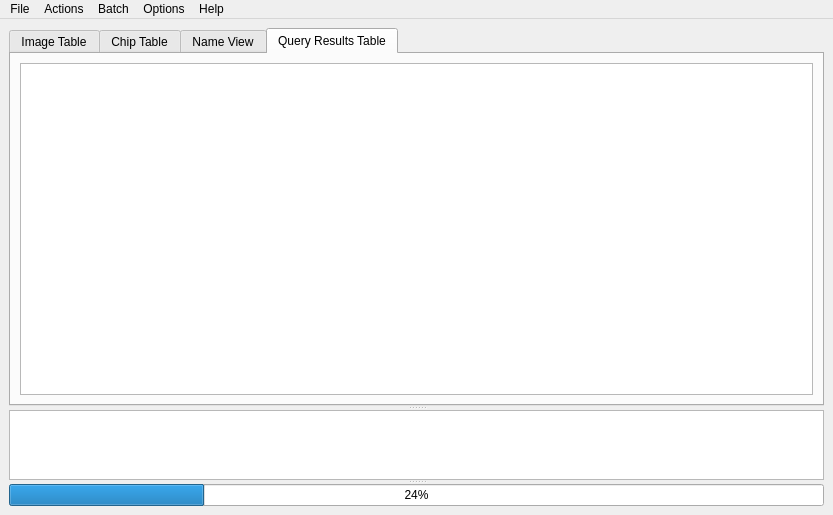
<?xml version="1.0" encoding="UTF-8"?>
<ui version="4.0">
 <class>mainSkel</class>
 <widget class="QMainWindow" name="mainSkel">
  <property name="geometry">
   <rect>
    <x>0</x>
    <y>0</y>
    <width>833</width>
    <height>515</height>
   </rect>
  </property>
  <property name="windowTitle">
   <string>HotSpotter</string>
  </property>
  <widget class="QWidget" name="centralwidget">
   <layout class="QVBoxLayout" name="verticalLayout">
    <item>
     <widget class="QSplitter" name="splitter">
      <property name="orientation">
       <enum>Qt::Vertical</enum>
      </property>
      <widget class="QTabWidget" name="tablesTabWidget">
       <property name="sizePolicy">
        <sizepolicy hsizetype="Expanding" vsizetype="Expanding">
         <horstretch>0</horstretch>
         <verstretch>10</verstretch>
        </sizepolicy>
       </property>
       <property name="minimumSize">
        <size>
         <width>0</width>
         <height>0</height>
        </size>
       </property>
       <property name="currentIndex">
        <number>3</number>
       </property>
       <widget class="QWidget" name="image_view">
        <property name="minimumSize">
         <size>
          <width>445</width>
          <height>0</height>
         </size>
        </property>
        <attribute name="title">
         <string>Image Table</string>
        </attribute>
        <layout class="QGridLayout" name="gridLayout_3">
         <item row="0" column="0">
          <layout class="QVBoxLayout" name="verticalLayout_2">
           <item>
            <widget class="QTableWidget" name="gxs_TBL">
             <property name="sortingEnabled">
              <bool>true</bool>
             </property>
            </widget>
           </item>
          </layout>
         </item>
        </layout>
       </widget>
       <widget class="QWidget" name="chip_view">
        <attribute name="title">
         <string>Chip Table</string>
        </attribute>
        <layout class="QGridLayout" name="gridLayout_4">
         <item row="0" column="0">
          <layout class="QVBoxLayout" name="verticalLayout_3">
           <item>
            <widget class="QTableWidget" name="cxs_TBL">
             <property name="sizePolicy">
              <sizepolicy hsizetype="Expanding" vsizetype="Expanding">
               <horstretch>0</horstretch>
               <verstretch>0</verstretch>
              </sizepolicy>
             </property>
             <property name="sortingEnabled">
              <bool>true</bool>
             </property>
            </widget>
           </item>
          </layout>
         </item>
        </layout>
       </widget>
       <widget class="QWidget" name="name_view">
        <attribute name="title">
         <string>Name View</string>
        </attribute>
        <layout class="QGridLayout" name="gridLayout">
         <item row="0" column="0">
          <widget class="QTableWidget" name="nxs_TBL"/>
         </item>
        </layout>
       </widget>
       <widget class="QWidget" name="result_view">
        <attribute name="title">
         <string>Query Results Table</string>
        </attribute>
        <layout class="QVBoxLayout" name="verticalLayout_5">
         <item>
          <layout class="QVBoxLayout" name="verticalLayout_4">
           <item>
            <widget class="QTableWidget" name="res_TBL">
             <property name="selectionMode">
              <enum>QAbstractItemView::ExtendedSelection</enum>
             </property>
             <property name="textElideMode">
              <enum>Qt::ElideLeft</enum>
             </property>
             <property name="sortingEnabled">
              <bool>true</bool>
             </property>
            </widget>
           </item>
          </layout>
         </item>
        </layout>
       </widget>
      </widget>
      <widget class="QTextEdit" name="outputEdit">
       <property name="sizePolicy">
        <sizepolicy hsizetype="Expanding" vsizetype="Expanding">
         <horstretch>0</horstretch>
         <verstretch>1</verstretch>
        </sizepolicy>
       </property>
       <property name="acceptRichText">
        <bool>false</bool>
       </property>
      </widget>
      <widget class="QProgressBar" name="progressBar">
       <property name="sizePolicy">
        <sizepolicy hsizetype="Expanding" vsizetype="Fixed">
         <horstretch>0</horstretch>
         <verstretch>1</verstretch>
        </sizepolicy>
       </property>
       <property name="value">
        <number>24</number>
       </property>
      </widget>
     </widget>
    </item>
   </layout>
  </widget>
  <widget class="QMenuBar" name="menubar">
   <property name="geometry">
    <rect>
     <x>0</x>
     <y>0</y>
     <width>833</width>
     <height>25</height>
    </rect>
   </property>
   <widget class="QMenu" name="menuFile">
    <property name="title">
     <string>File</string>
    </property>
    <addaction name="actionNew_Database"/>
    <addaction name="actionOpen_Database"/>
    <addaction name="separator"/>
    <addaction name="actionSave_Database"/>
    <addaction name="separator"/>
    <addaction name="actionImport_Img_file"/>
    <addaction name="actionImport_Img_dir"/>
    <addaction name="separator"/>
    <addaction name="actionQuit"/>
   </widget>
   <widget class="QMenu" name="menuOptions">
    <property name="title">
     <string>Options</string>
    </property>
    <addaction name="actionLayout_Figures"/>
    <addaction name="separator"/>
    <addaction name="actionPreferences"/>
   </widget>
   <widget class="QMenu" name="menuHelp">
    <property name="title">
     <string>Help</string>
    </property>
    <addaction name="actionAbout"/>
    <addaction name="actionView_Docs"/>
    <addaction name="separator"/>
    <addaction name="actionView_DBDir"/>
    <addaction name="actionView_Computed_Dir"/>
    <addaction name="actionView_Global_Dir"/>
    <addaction name="separator"/>
    <addaction name="actionWriteLogs"/>
    <addaction name="separator"/>
    <addaction name="actionDelete_Precomputed_Results"/>
    <addaction name="actionDelete_computed_directory"/>
    <addaction name="actionDelete_global_preferences"/>
    <addaction name="separator"/>
    <addaction name="actionDev_Mode_IPython"/>
    <addaction name="actionDeveloper_Reload"/>
   </widget>
   <widget class="QMenu" name="menuActions">
    <property name="title">
     <string>Actions</string>
    </property>
    <addaction name="actionAdd_Chip"/>
    <addaction name="actionNew_Chip_Property"/>
    <addaction name="separator"/>
    <addaction name="actionQuery"/>
    <addaction name="separator"/>
    <addaction name="actionReselect_ROI"/>
    <addaction name="actionReselect_Ori"/>
    <addaction name="separator"/>
    <addaction name="actionNext"/>
    <addaction name="separator"/>
    <addaction name="actionDelete_Chip"/>
   </widget>
   <widget class="QMenu" name="menuBatch">
    <property name="title">
     <string>Batch</string>
    </property>
    <addaction name="actionPrecomputeChipsFeatures"/>
    <addaction name="actionPrecompute_Queries"/>
    <addaction name="separator"/>
    <addaction name="actionScale_all_ROIS"/>
    <addaction name="separator"/>
    <addaction name="actionConvert_all_images_into_chips"/>
   </widget>
   <addaction name="menuFile"/>
   <addaction name="menuActions"/>
   <addaction name="menuBatch"/>
   <addaction name="menuOptions"/>
   <addaction name="menuHelp"/>
  </widget>
  <action name="actionOpen_Database">
   <property name="text">
    <string>Open Database</string>
   </property>
   <property name="toolTip">
    <string>Opens a different database directory. </string>
   </property>
   <property name="shortcut">
    <string>Ctrl+O</string>
   </property>
   <property name="shortcutContext">
    <enum>Qt::ApplicationShortcut</enum>
   </property>
  </action>
  <action name="actionSave_Database">
   <property name="text">
    <string>Save Database</string>
   </property>
   <property name="iconText">
    <string>Save Database</string>
   </property>
   <property name="toolTip">
    <string>Saves the added images / chip properties / and changed names to the database csv tables.</string>
   </property>
   <property name="shortcut">
    <string>Ctrl+S</string>
   </property>
   <property name="shortcutContext">
    <enum>Qt::ApplicationShortcut</enum>
   </property>
  </action>
  <action name="actionImport_Img_file">
   <property name="text">
    <string>Import Images (select file(s))</string>
   </property>
   <property name="shortcut">
    <string>Ctrl+I</string>
   </property>
   <property name="shortcutContext">
    <enum>Qt::ApplicationShortcut</enum>
   </property>
  </action>
  <action name="actionOpen_Data_Directory">
   <property name="text">
    <string>View Data Directory</string>
   </property>
  </action>
  <action name="actionOpen_Source_Directory">
   <property name="text">
    <string>View Source Directory</string>
   </property>
  </action>
  <action name="actionTogEll">
   <property name="enabled">
    <bool>true</bool>
   </property>
   <property name="text">
    <string>Toggle Ellipses</string>
   </property>
   <property name="shortcut">
    <string>E</string>
   </property>
  </action>
  <action name="actionUndockDisplay">
   <property name="text">
    <string>Undock Display</string>
   </property>
  </action>
  <action name="actionTogPlt">
   <property name="text">
    <string>Toggle PlotWidget</string>
   </property>
  </action>
  <action name="actionHelpCMD">
   <property name="text">
    <string>Command Line Help</string>
   </property>
  </action>
  <action name="actionHelpGUI">
   <property name="text">
    <string>GUI Help</string>
   </property>
  </action>
  <action name="actionAbout">
   <property name="enabled">
    <bool>false</bool>
   </property>
   <property name="text">
    <string>About</string>
   </property>
   <property name="shortcutContext">
    <enum>Qt::ApplicationShortcut</enum>
   </property>
  </action>
  <action name="actionHelpWorkflow">
   <property name="text">
    <string>Workflow Help</string>
   </property>
  </action>
  <action name="actionTogPts">
   <property name="text">
    <string>Toggle Points</string>
   </property>
   <property name="shortcut">
    <string>P</string>
   </property>
  </action>
  <action name="actionAdd_Chip">
   <property name="text">
    <string>Add Chip</string>
   </property>
   <property name="toolTip">
    <string>When adding a chip, you select an ROI in Image View. The ROI defines a new chip and it is added (but not saved) to the database.</string>
   </property>
   <property name="shortcut">
    <string>A</string>
   </property>
   <property name="shortcutContext">
    <enum>Qt::ApplicationShortcut</enum>
   </property>
  </action>
  <action name="actionReselect_ROI">
   <property name="text">
    <string>Reselect ROI</string>
   </property>
   <property name="toolTip">
    <string>Changes the ROI of a chip. Previously associated results and chip data are removed and recomputed. </string>
   </property>
   <property name="shortcut">
    <string>R</string>
   </property>
   <property name="shortcutContext">
    <enum>Qt::ApplicationShortcut</enum>
   </property>
  </action>
  <action name="actionNext">
   <property name="text">
    <string>Select Next</string>
   </property>
   <property name="toolTip">
    <string>Selects the next image or chip in the database. </string>
   </property>
   <property name="shortcut">
    <string>N</string>
   </property>
   <property name="shortcutContext">
    <enum>Qt::ApplicationShortcut</enum>
   </property>
  </action>
  <action name="actionDelete_Chip">
   <property name="text">
    <string>Delete Chip</string>
   </property>
   <property name="toolTip">
    <string>Removes a chip from the database. </string>
   </property>
   <property name="shortcut">
    <string>Ctrl+Del</string>
   </property>
   <property name="shortcutContext">
    <enum>Qt::ApplicationShortcut</enum>
   </property>
  </action>
  <action name="actionQuery">
   <property name="enabled">
    <bool>true</bool>
   </property>
   <property name="text">
    <string>Query</string>
   </property>
   <property name="toolTip">
    <string>Issues the currently selected chip as a query. The result table is then populated.</string>
   </property>
   <property name="shortcut">
    <string>Q</string>
   </property>
   <property name="shortcutContext">
    <enum>Qt::ApplicationShortcut</enum>
   </property>
  </action>
  <action name="actionPrev">
   <property name="text">
    <string>Prev</string>
   </property>
  </action>
  <action name="actionWriteLogs">
   <property name="enabled">
    <bool>false</bool>
   </property>
   <property name="text">
    <string>Write Logs</string>
   </property>
   <property name="shortcutContext">
    <enum>Qt::ApplicationShortcut</enum>
   </property>
  </action>
  <action name="actionOpen_Internal_Directory">
   <property name="text">
    <string>View Internal Directory</string>
   </property>
  </action>
  <action name="actionPreferences">
   <property name="text">
    <string>Edit Preferences</string>
   </property>
   <property name="toolTip">
    <string>Changes algorithm parameters and program behavior.</string>
   </property>
   <property name="shortcut">
    <string>Ctrl+P</string>
   </property>
   <property name="shortcutContext">
    <enum>Qt::ApplicationShortcut</enum>
   </property>
  </action>
  <action name="actionQuit">
   <property name="text">
    <string>Quit</string>
   </property>
   <property name="toolTip">
    <string>Exits the program</string>
   </property>
   <property name="shortcutContext">
    <enum>Qt::ApplicationShortcut</enum>
   </property>
  </action>
  <action name="actionConvertImage2Chip">
   <property name="enabled">
    <bool>true</bool>
   </property>
   <property name="text">
    <string>Convert All Images to Chips</string>
   </property>
  </action>
  <action name="actionBatch_Change_Name">
   <property name="text">
    <string>Batch Change Name</string>
   </property>
  </action>
  <action name="actionReselect_Ori">
   <property name="text">
    <string>Reselect Orientation</string>
   </property>
   <property name="toolTip">
    <string>Changes the orientation of a chip. Previously associated results and chip data are removed and recomputed. </string>
   </property>
   <property name="shortcut">
    <string>O</string>
   </property>
   <property name="shortcutContext">
    <enum>Qt::ApplicationShortcut</enum>
   </property>
  </action>
  <action name="actionAdd_Metadata_Property">
   <property name="text">
    <string>Add Chip Property</string>
   </property>
  </action>
  <action name="actionAutoassign">
   <property name="text">
    <string>Assign Matches Above Threshold</string>
   </property>
  </action>
  <action name="actionRankErrorExpt">
   <property name="text">
    <string>Rank Error Experiment</string>
   </property>
  </action>
  <action name="actionName_Consistency_Experiment">
   <property name="text">
    <string>Name Consistency</string>
   </property>
  </action>
  <action name="actionIncrease_ROI_Size">
   <property name="text">
    <string>Increase all ROI Sizes</string>
   </property>
  </action>
  <action name="actionView_Docs">
   <property name="enabled">
    <bool>false</bool>
   </property>
   <property name="text">
    <string>View Documentation</string>
   </property>
   <property name="shortcutContext">
    <enum>Qt::ApplicationShortcut</enum>
   </property>
  </action>
  <action name="actionAutoassign_2">
   <property name="text">
    <string>Auto-Assign Matches</string>
   </property>
  </action>
  <action name="actionNew_Database">
   <property name="text">
    <string>New Database</string>
   </property>
   <property name="toolTip">
    <string>Create a new folder to use as a database. </string>
   </property>
   <property name="shortcut">
    <string>Ctrl+N</string>
   </property>
   <property name="shortcutContext">
    <enum>Qt::ApplicationShortcut</enum>
   </property>
  </action>
  <action name="actionImport_Img_dir">
   <property name="text">
    <string>Import Images (select directory)</string>
   </property>
   <property name="shortcutContext">
    <enum>Qt::ApplicationShortcut</enum>
   </property>
  </action>
  <action name="actionPrecompute_Queries">
   <property name="text">
    <string>Precompute Queries</string>
   </property>
   <property name="toolTip">
    <string>This might take anywhere from a coffee break to an overnight  procedure depending on how many ROIs you've made. It queries each chip and saves the result which allows multiple queries to be rapidly inspected later. </string>
   </property>
   <property name="shortcutContext">
    <enum>Qt::ApplicationShortcut</enum>
   </property>
  </action>
  <action name="actionPrecomputeChipsFeatures">
   <property name="text">
    <string>Precompute Chips/Features</string>
   </property>
   <property name="toolTip">
    <string>Extracts all chips from images, and computes features. This loads the data into memory and reduces waiting time between selecting chips and images.</string>
   </property>
   <property name="shortcut">
    <string>Ctrl+Return</string>
   </property>
   <property name="shortcutContext">
    <enum>Qt::ApplicationShortcut</enum>
   </property>
  </action>
  <action name="actionView_DBDir">
   <property name="text">
    <string>View Database Dir</string>
   </property>
   <property name="toolTip">
    <string>Opens the database folder in your operating system's native file browser (explorer/finder/nautilus)</string>
   </property>
   <property name="shortcutContext">
    <enum>Qt::ApplicationShortcut</enum>
   </property>
  </action>
  <action name="actionScale_all_ROIS">
   <property name="enabled">
    <bool>false</bool>
   </property>
   <property name="text">
    <string>Scale all ROIs</string>
   </property>
   <property name="toolTip">
    <string>Changes the size of every ROI in the database. </string>
   </property>
   <property name="shortcutContext">
    <enum>Qt::ApplicationShortcut</enum>
   </property>
  </action>
  <action name="actionConvert_all_images_into_chips">
   <property name="enabled">
    <bool>false</bool>
   </property>
   <property name="text">
    <string>Convert all images into chips</string>
   </property>
   <property name="toolTip">
    <string>Every image without a chip has an ROI added to it spanning the entire image.</string>
   </property>
   <property name="shortcutContext">
    <enum>Qt::ApplicationShortcut</enum>
   </property>
  </action>
  <action name="actionNew_Chip_Property">
   <property name="text">
    <string>New Chip Property</string>
   </property>
   <property name="toolTip">
    <string>Creates a new column in the chip table for user properties.</string>
   </property>
   <property name="shortcutContext">
    <enum>Qt::ApplicationShortcut</enum>
   </property>
  </action>
  <action name="actionDelete_computed_directory">
   <property name="text">
    <string>Delete Computed Directory</string>
   </property>
   <property name="toolTip">
    <string>Deletes all precomputations (not your ROIs or properties though) and lets all data be recomputed and reloaded. This puts your database in a cleaner state. </string>
   </property>
   <property name="shortcutContext">
    <enum>Qt::ApplicationShortcut</enum>
   </property>
  </action>
  <action name="actionDelete_global_preferences">
   <property name="text">
    <string>Delete Global Preferences</string>
   </property>
   <property name="toolTip">
    <string>This deletes global preferences like the previously opened database, your work directory, and defaults algorithm preferences. Use if HotSpotter crashes on loading a database. </string>
   </property>
   <property name="shortcutContext">
    <enum>Qt::ApplicationShortcut</enum>
   </property>
  </action>
  <action name="actionView_Computed_Dir">
   <property name="text">
    <string>View Computed Dir</string>
   </property>
   <property name="toolTip">
    <string>Opens the directory where all precomputed chips, query results, and features are stored. </string>
   </property>
   <property name="shortcutContext">
    <enum>Qt::ApplicationShortcut</enum>
   </property>
  </action>
  <action name="actionView_Global_Dir">
   <property name="text">
    <string>View Global Dir</string>
   </property>
   <property name="toolTip">
    <string>This is youre ~/.hotspotter folder, which stores non-database-specific preferences.</string>
   </property>
   <property name="shortcutContext">
    <enum>Qt::ApplicationShortcut</enum>
   </property>
  </action>
  <action name="actionLayout_Figures">
   <property name="text">
    <string>Layout Figures</string>
   </property>
   <property name="toolTip">
    <string>Organizes windows in a grid</string>
   </property>
   <property name="shortcut">
    <string>Ctrl+L</string>
   </property>
   <property name="shortcutContext">
    <enum>Qt::ApplicationShortcut</enum>
   </property>
  </action>
  <action name="actionDev_Mode_IPython">
   <property name="text">
    <string>Developer Mode (IPython)</string>
   </property>
   <property name="toolTip">
    <string>This allows IPython interaction in the terminal and disables GUI interaction until the &quot;exit&quot; command is entered in IPython. </string>
   </property>
   <property name="shortcut">
    <string>Ctrl+Alt+Shift+D</string>
   </property>
   <property name="shortcutContext">
    <enum>Qt::ApplicationShortcut</enum>
   </property>
  </action>
  <action name="actionDelete_Precomputed_Results">
   <property name="text">
    <string>Delete Cached Query Results</string>
   </property>
   <property name="toolTip">
    <string>Removes all precomputed results. Use if you expect that your results may be corrupted.</string>
   </property>
  </action>
  <action name="actionDeveloper_Reload">
   <property name="text">
    <string>Developer Reload</string>
   </property>
   <property name="shortcut">
    <string>Ctrl+Shift+R</string>
   </property>
  </action>
 </widget>
 <resources/>
 <connections/>
</ui>
